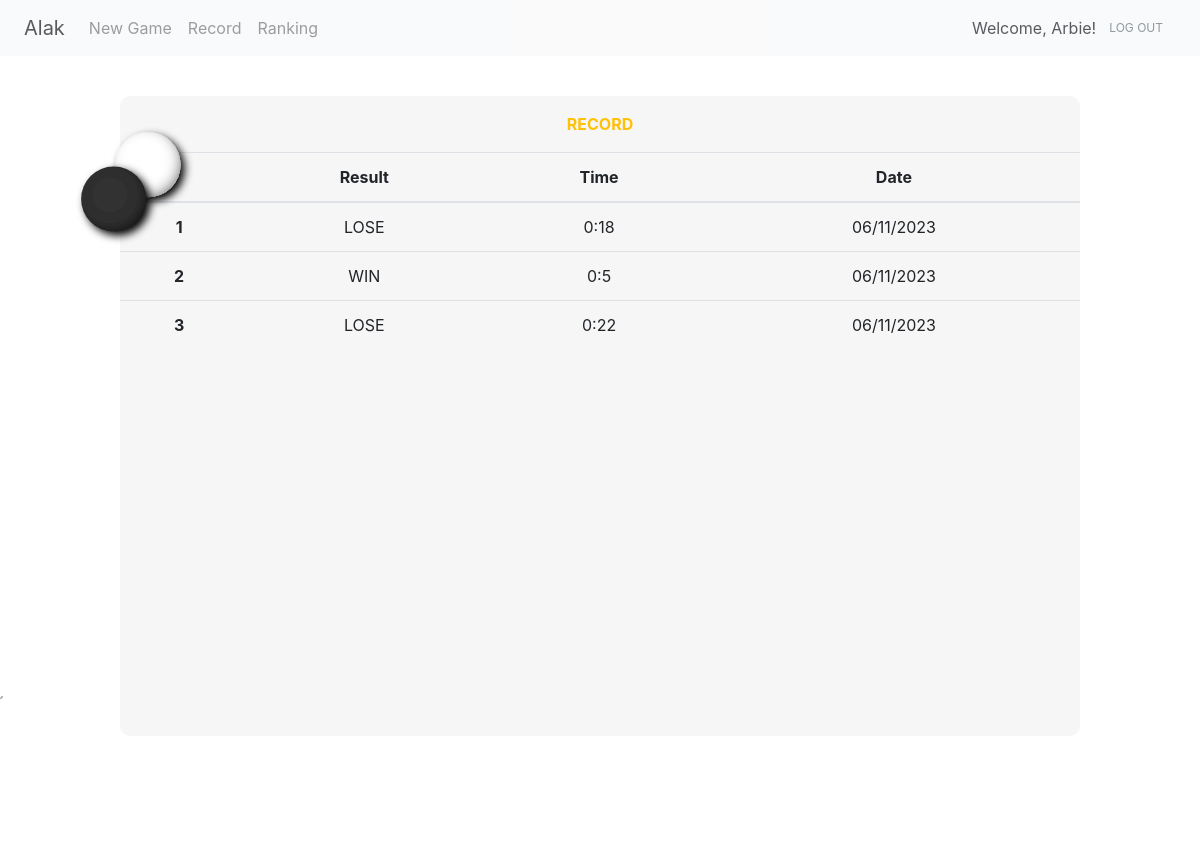
/record (signed in), run on the app's committed database.
### project/models.py (models this page shows)
class User(UserMixin, db.Model):
    id = db.Column(db.Integer, primary_key=True) # primary keys are required by SQLAlchemy
    email = db.Column(db.String(100), unique=True)
    password = db.Column(db.String(100))
    name = db.Column(db.String(1000))

class Record(db.Model):
    __tablename__ = 'record'
    id = db.Column(db.Integer(), primary_key=True)
    user_id = db.Column(db.String(50))
    user_name = db.Column(db.String(50))
    time = db.Column(db.String(50))
    second = db.Column(db.Integer())
    result = db.Column(db.String(50))
    date = db.Column(db.String(50))

### project/main.py (the view)
@main.route('/record')
def record():
    record = Record.query.filter_by(user_name=current_user.name).order_by(Record.date).limit(10).all()
    print(record[0].time)
    return render_template('record.html', name=current_user.name, result=record)

### project/__init__.py (called while the page is built)
def create_app():
    app = Flask(__name__)
    app.config['SECRET_KEY'] = 'secret-key-goes-here'
    app.config['SQLALCHEMY_DATABASE_URI'] = 'sqlite:///db.sqlite'
    db.init_app(app)
    with app.app_context():
        db.create_all()
    login_manager = LoginManager()
    login_manager.login_view = 'auth.signin'
    login_manager.init_app(app)
    from .models import User
    @login_manager.user_loader
    def load_user(user_id):
        return User.query.get(int(user_id))
    from .auth import auth as auth_blueprint
    app.register_blueprint(auth_blueprint)
    from .main import main as main_blueprint
    app.register_blueprint(main_blueprint)
    return app

### project/templates/record.html (shortened to what this page needs)
{% extends 'base.html' %}
{% block content %}
<svg id="svg" style="position: absolute; z-index: 1; top: 15%; left: 3%;" viewBox="-2.2 -2.2 7 7" xmlns="http://www.w3.org/2000/svg" width="200" height="120">
    <use href="#piece-white" x="2" y="0"/>
    <use href="#piece-black" x="0" y="2"/>
</svg>
    <div style="position: relative; top: 5%; overflow-x: auto;" class="square rounded-9 big-square text-center">
    <p class="text-warning text-uppercase font-weight-bold pt-3">RECORD</p>
    <table class="table">
        <thead>
          <tr>
            <th scope="col"></th>
            <th scope="col">Result</th>
            <th scope="col">Time</th>
            <th scope="col">Date</th>
          </tr>
        </thead>
        {% for i in range(result | length) %}
        <tr>
          <th scope="row">{{ i+1 }}</th>
          <td> {{ result[i].result }} </td>
          <td> {{ result[i].time }} </td>
          <td> {{ result[i].date }} </td>
        </tr>
        {% endfor %}
    </table>
</div>{% endblock %}

### project/templates/base.html (shortened to what this page needs)
<!doctype html>
<html lang="en" style="height: 100%;">
  <head>
    <link rel="stylesheet" href="https://stackpath.bootstrapcdn.com/bootstrap/4.3.1/css/bootstrap.min.css">
    <link rel="stylesheet" href="{{ url_for('static', filename= 'css/style.css') }}">
  </head>
  <body style="background-image: url('static/background.jpg'); background-size: cover; height: 100%;">
    <nav class="navbar navbar-expand-md navbar-light bg-light" style="opacity: 0.75;">
      <a class="navbar-brand ml-sm-2">Alak</a>
      <div class="collapse navbar-collapse" id="navbarNavAltMarkup">
        <div class="navbar-nav">
          {% if current_user.is_authenticated %}
            <a class="nav-item nav-link" href="{{ url_for('main.game')}}">New Game</a>
            <a class="nav-item nav-link" href="{{ url_for('main.record')}}">Record</a>
          {% endif %}
          <a class="nav-item nav-link" href="{{ url_for('main.ranking')}}">Ranking</a>
        </div>
      </div>
      {% if current_user.is_authenticated %}
        <a class="btn-outline-warning">Welcome, {{ name }}!</a>
        <a class="btn text-secondary mr-sm-2" style="font-size: 12px;" href="{{ url_for('auth.logout') }}" >LOG OUT</a>
      {% endif %}
    </nav>
    {% block content %} {% endblock %}
  </body>
</html>

### project/static/css/style.css (style rules this page uses)
.big-square { background-color: rgba(245, 245, 245, .85); height: 80%; width: 80%; margin-left: auto; margin-right: auto; display: block; border-radius: 10px; }

### data on the page
User: name "Arbie"
Record: result "LOSE", time "0:18", date "06/11/2023"
Record: result "WIN", time "0:5", date "06/11/2023"
Record: result "LOSE", time "0:22", date "06/11/2023"

### other printed values
{{ i+1 }} "1" "2" "3"
